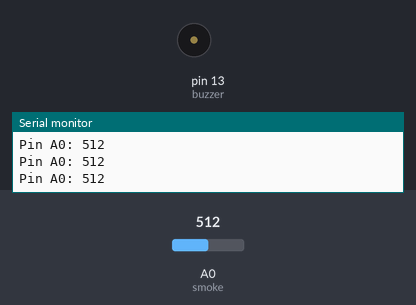
A sketch run on a simulated Arduino Uno, built with avr-gcc and run on an emulated ATmega328P. Parts: buzzer (waves = sounding, pin HIGH), the last lines printed to the serial monitor. The inputs (shaded band) are chosen by the test bench; at power-on: A0 (smoke) = 512.

Above: at 1.2 s.
1.3 s: A0 (smoke) set to 738
2.8 s: A0 (smoke) set to 767
At 3.2 s:
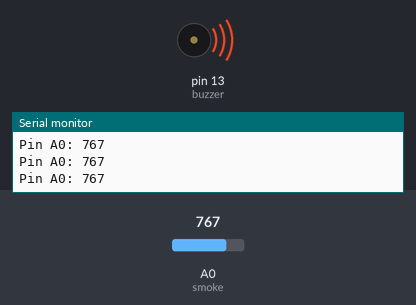
4.3 s: A0 (smoke) set to 740
At 5.5 s:
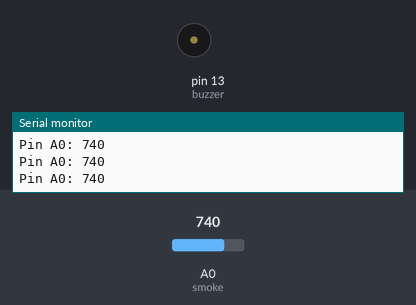
5.8 s: A0 (smoke) set to 760
At 7.1 s:
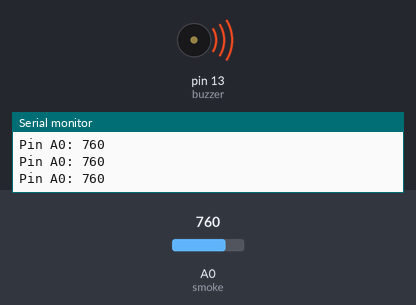
Timing chart, 0 to 8.3 s (numbered marks = the images above; inputs shaded):
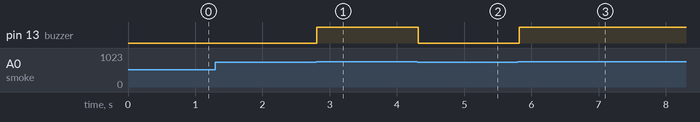

The sketch:

smoke.ino
```cpp
int buzzer = LED_BUILTIN;
int smoke = A0;   //read sensor

// Your threshold value. You might need to change it.
int sensorThres = 750;

void setup() {
 pinMode(buzzer, OUTPUT);
 pinMode(smoke, INPUT);
 Serial.begin(9600);
}

void loop() {
 int analogSensor = analogRead(smoke);

 Serial.print("Pin A0: ");
 Serial.println(analogSensor);
 // Checks if it has reached the threshold value
 if (analogSensor > sensorThres)
 {
   //tone(buzzer, 1000, 200);
   digitalWrite(buzzer,HIGH);
 }
 else
 {
   //noTone(buzzer);
   digitalWrite(buzzer,LOW);
 }
 delay(100);
}
```

Measured:
- the behaviour switches between 750 and 751 on A0 (smoke) (found by bisection; images 0 and 1)
- after the input at 2.8 s, pin 13 (buzzer): LOW → HIGH at once
- after the input at 4.3 s, pin 13 (buzzer): HIGH → LOW at once
- after the input at 5.8 s, pin 13 (buzzer): LOW → HIGH at once
